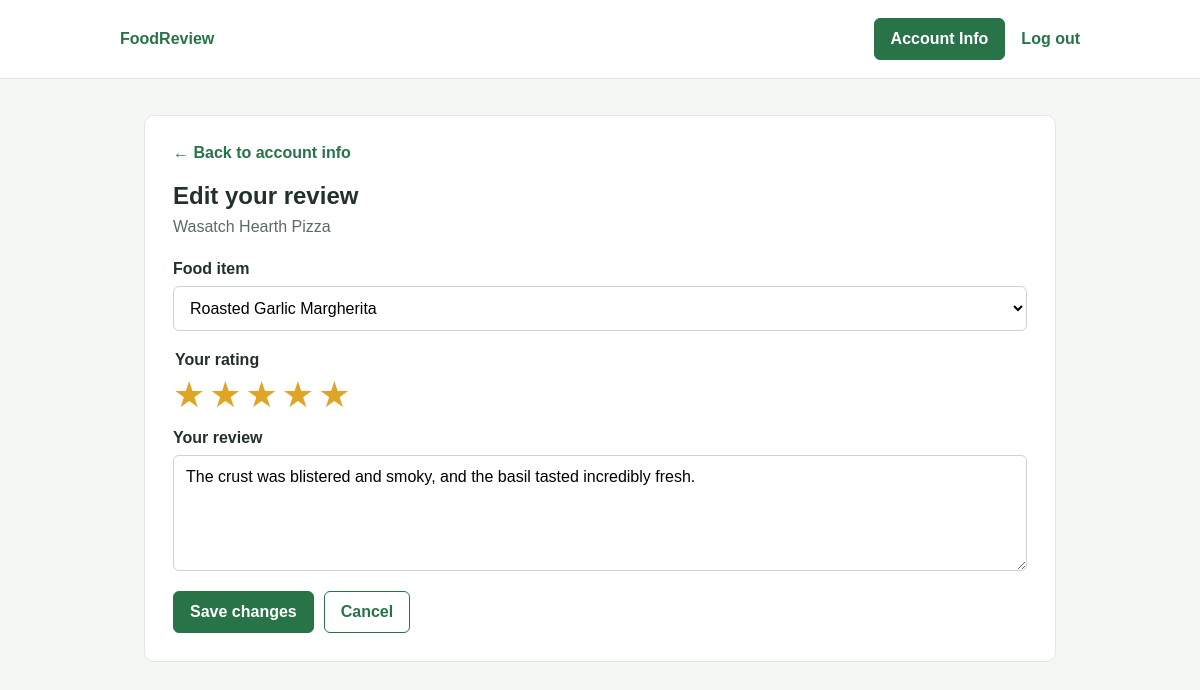
/review-edit.php?id=7 (signed in), run on the app's committed database.
### tables this page shows
CREATE TABLE restaurants (
    restaurant_id INTEGER PRIMARY KEY,
    owner_user_id INTEGER NOT NULL,
    name VARCHAR(255) NOT NULL,
    cuisine_type VARCHAR(100) NOT NULL,
    price_range VARCHAR(50) NOT NULL CHECK (price_range IN ('$', '$$', '$$$', '$$$$')),
    address VARCHAR(255) NOT NULL,
    city VARCHAR(100) NOT NULL,
    phone VARCHAR(30) NOT NULL,
    avg_rating DECIMAL(3, 2),
    created_at TIMESTAMP NOT NULL DEFAULT CURRENT_TIMESTAMP,
    FOREIGN KEY (owner_user_id) REFERENCES users (user_id)
);

CREATE TABLE review (
    review_id INTEGER PRIMARY KEY,
    user_id INTEGER NOT NULL,
    food_item_id INTEGER NOT NULL,
    rating INTEGER NOT NULL CHECK (rating BETWEEN 1 AND 5),
    comment TEXT,
    created_at TIMESTAMP NOT NULL DEFAULT CURRENT_TIMESTAMP,
    updated_at TIMESTAMP NOT NULL DEFAULT CURRENT_TIMESTAMP,
    FOREIGN KEY (user_id) REFERENCES users (user_id),
    FOREIGN KEY (food_item_id) REFERENCES food_item (food_item_id)
);

CREATE TABLE food_item (
    food_item_id INTEGER PRIMARY KEY,
    restaurant_id INTEGER NOT NULL,
    name VARCHAR(255) NOT NULL,
    description TEXT,
    price DECIMAL(10, 2) NOT NULL,
    category VARCHAR(100) NOT NULL,
    FOREIGN KEY (restaurant_id) REFERENCES restaurants (restaurant_id)
);

### includes/db.php (called while the page is built, shortened)
<?php
function db(): PDO
{
    static $pdo = null;
    if ($pdo === null) {
        $path = __DIR__ . '/../database/restaurants.db';
        $pdo = new PDO('sqlite:' . $path);
        $pdo->setAttribute(PDO::ATTR_ERRMODE, PDO::ERRMODE_EXCEPTION);
        $pdo->setAttribute(PDO::ATTR_DEFAULT_FETCH_MODE, PDO::FETCH_ASSOC);
        $pdo->exec('PRAGMA foreign_keys = ON');
    }
    return $pdo;
}
function parseId($value): ?int
{
    $id = filter_var($value, FILTER_VALIDATE_INT, ['options' => ['min_range' => 1]]);
    return $id === false ? null : $id;
}

### includes/reviews.php (called while the page is built, shortened)
<?php
require_once __DIR__ . '/db.php';
function getReview(int $reviewId): ?array
{
    $statement = db()->prepare(REVIEW_SELECT . ' WHERE v.review_id = ?');
    $statement->execute([$reviewId]);
    return $statement->fetch() ?: null;
}

### includes/restaurants.php (called while the page is built, shortened)
<?php
require_once __DIR__ . '/db.php';
function getRestaurant(int $restaurantId): ?array
{
    $statement = db()->prepare(RESTAURANT_SELECT . ' WHERE r.restaurant_id = ?');
    $statement->execute([$restaurantId]);
    return $statement->fetch() ?: null;
}
function getFoodItems(int $restaurantId): array
{
    $statement = db()->prepare(
        'SELECT food_item_id AS id, name FROM food_item WHERE restaurant_id = ? ORDER BY food_item_id'
    );
    $statement->execute([$restaurantId]);
    return $statement->fetchAll();
}

### review-edit.php (the view, shortened to what this page needs)
<?php
require_once 'includes/restaurants.php';
require_once 'includes/reviews.php';
$reviewId = parseId($_GET['id'] ?? null);
$review = $reviewId === null ? null : getReview($reviewId);
$restaurant = $review === null ? null : getRestaurant((int) $review['restaurant_id']);
if ($review === null || $restaurant === null) {
    http_response_code(404);
} elseif (!canEditReview($review)) {
    denyAccess();
} else {
    $foodItems = getFoodItems((int) $review['restaurant_id']);
}
?>
<!DOCTYPE html>
<html lang="en">
<head>
    <link rel="stylesheet" href="css/styles.css">
</head>
<body>
    <?php require_once 'includes/header.php'; ?>
    <main>
        <section class="restaurant-details">
            <?php if ($review === null || $restaurant === null): ?>
                <h1>Review not found</h1>
                <p class="intro">Choose a review from your Account Info page to edit it.</p>
                <a class="details-button" href="account-info.php">Back to account info</a>
            <?php else: ?>
                <?php $accountUrl = 'account-info.php'; ?>
                <a class="back-link" href="<?= htmlspecialchars($accountUrl, ENT_QUOTES, 'UTF-8') ?>">← Back to account info</a>
                <h1>Edit your review</h1>
                <p class="intro"><?= htmlspecialchars($restaurant['name'], ENT_QUOTES, 'UTF-8') ?></p>
                <form class="crud-form" method="post" action="">
                    <label for="food-item">Food item</label>
                    <select id="food-item" name="food_item_id" required>
                        <?php foreach ($foodItems as $foodItem): ?>
                            <option value="<?= (int) $foodItem['id'] ?>"<?= (int) $foodItem['id'] === (int) $review['food_item_id'] ? ' selected' : '' ?>><?= htmlspecialchars($foodItem['name'], ENT_QUOTES, 'UTF-8') ?></option>
                        <?php endforeach; ?>
                    </select>
                    <?php $selectedRating = (int) $review['rating']; require 'includes/star-input.php'; ?>
                    <label for="comment">Your review</label>
                    <textarea id="comment" name="comment" rows="5"><?= htmlspecialchars($review['comment'] ?? '', ENT_QUOTES, 'UTF-8') ?></textarea>
                    <div class="page-actions">
                        <button class="follow-button" type="button">Save changes</button>
                        <a class="secondary-button" href="<?= htmlspecialchars($accountUrl, ENT_QUOTES, 'UTF-8') ?>">Cancel</a>
                    </div>
                </form>
            <?php endif; ?>
        </section>
    </main>
</body>
</html>

### css/styles.css (style rules this page uses)
* { box-sizing: border-box; }
body { background: #f5f7f4; color: #23312a; font-family: Arial, sans-serif; margin: 0; }
main { margin: 0 auto; max-width: 960px; padding: 36px 24px; }
h1 { margin: 0 0 8px; }
.intro { color: #5c6b62; margin: 0 0 24px; }
.back-link { color: #287348; display: inline-block; font-weight: 600; margin-bottom: 20px; text-decoration: none; }
.details-button, .account-button, .follow-button, .secondary-button, .danger-button { border: 1px solid transparent; border-radius: 6px; cursor: pointer; display: inline-block; font: inherit; font-weight: 600; padding: 11px 16px; text-align: center; text-decoration: none; }
.details-button, .account-button, .follow-button { background: #287348; border-color: #287348; color: #fff; }
.secondary-button { background: #fff; border-color: #287348; color: #287348; }
.page-actions { align-items: center; display: flex; flex-wrap: wrap; gap: 10px; }
.restaurant-details { background: #fff; border: 1px solid #e1e8e2; border-radius: 10px; padding: 28px; }
.crud-form > label, .star-input legend { display: block; font-weight: 600; margin-bottom: 8px; }
.crud-form input[type="text"], .crud-form select, .crud-form textarea { background: #fff; border: 1px solid #cbd5ce; border-radius: 6px; display: block; font: inherit; margin-bottom: 20px; padding: 12px; width: 100%; }
.crud-form textarea { resize: vertical; }

### data on the page
restaurants: name "Wasatch Hearth Pizza"
review: food_item_id "Roasted Garlic Margherita", comment "The crust was blistered and smoky, and the basil tasted incredibly fresh."
